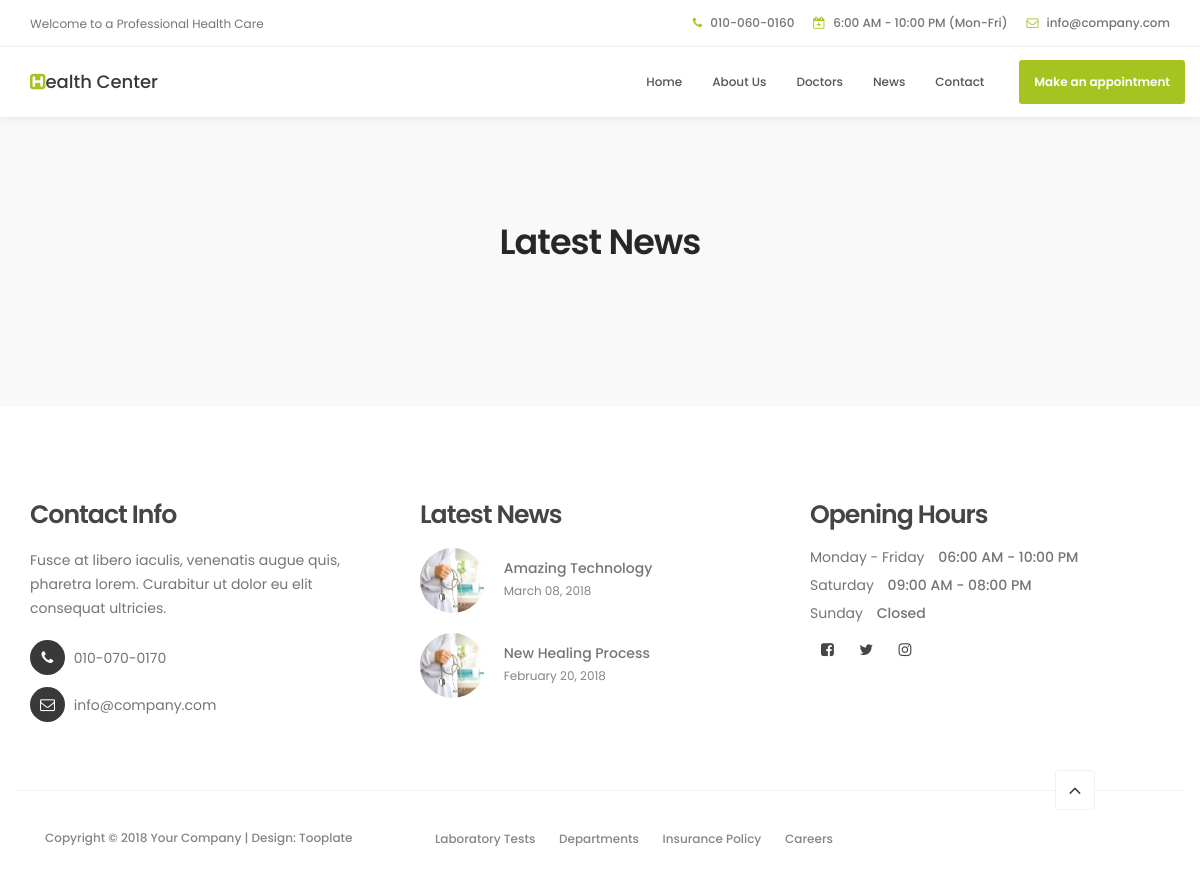
The page /news/ on the database as committed earlier.
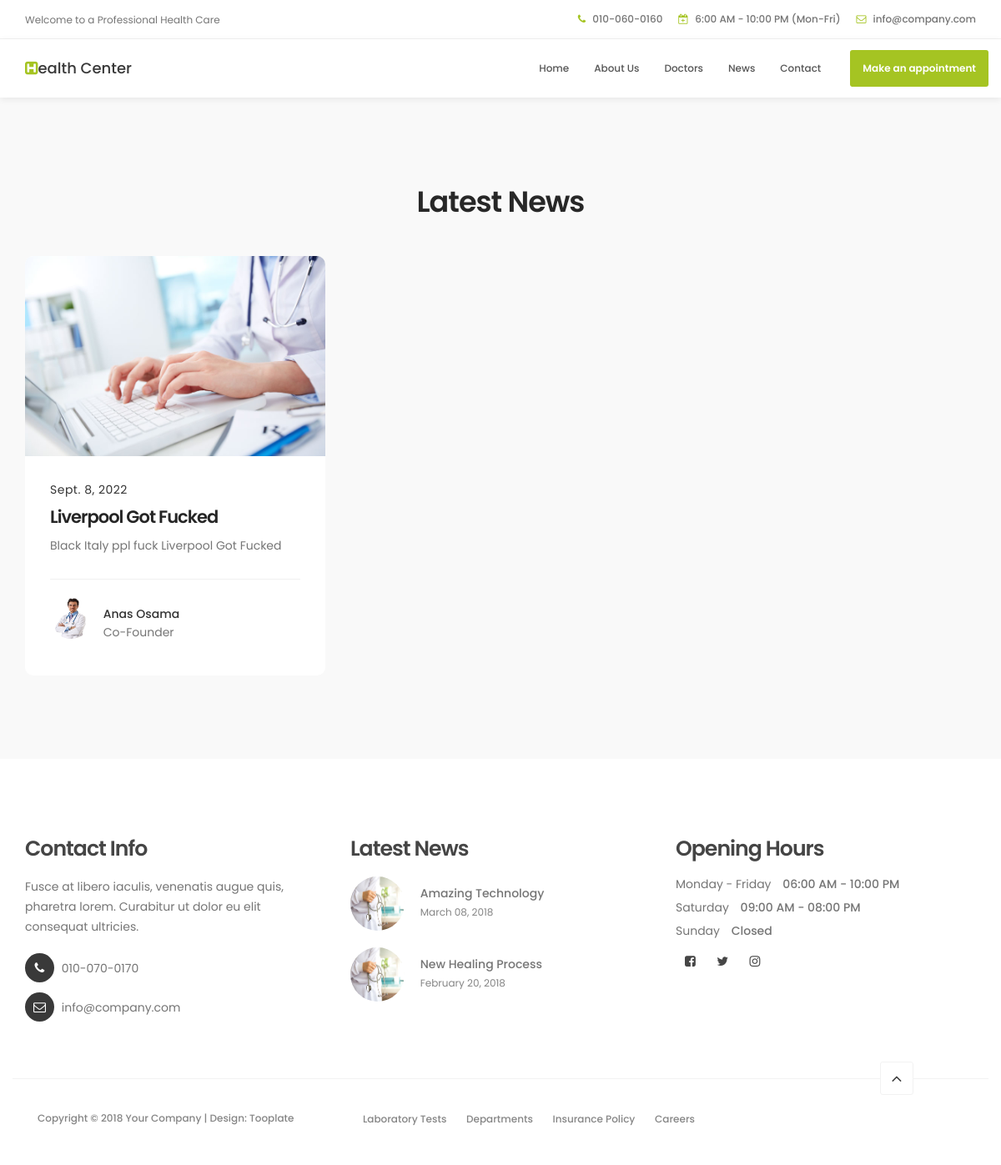
The same page on the database as committed later.
### newsapp/models.py (models this page shows, shortened)
class News(models.Model):
    title = models.CharField(max_length=100)
    body = models.TextField()
    pic = models.ImageField()
    newsdate = models.DateField(null=True, blank=True)
    docname = models.ForeignKey(
        Doctor, on_delete=models.CASCADE, null=True, blank=True)

### doctors/models.py (models this page shows, shortened)
class Doctor(models.Model):
    name = models.CharField(max_length=255)
    birth_date = models.DateField()
    address = models.CharField(max_length=255)
    title  = models.CharField(max_length=150)
    linkedin = models.URLField(blank=True, null=True)
    phone = models.CharField(max_length=12)
    DEPARTMENTS = [
        ('General Health', 'General Health'),
        ('Cardiology', 'Cardiology'),
        ('Dental', 'Dental'),
        ('Medical Research', 'Medical Research')
    ]
    department = models.CharField(max_length=150, choices=DEPARTMENTS)
    doc_pic = models.ImageField(default=None)

### newsapp/views.py (the view)
# urls.py: path('', NewPageView.as_view(), name='news')
class NewPageView(ListView):
    model = News
    context_object_name = 'news_list'
    template_name = 'newsapp/news_list.html'

### newsapp/templates/newsapp/news_list.html (shortened to what this page needs)
{% extends 'base.html' %}
{% block content %}
<section id="news" data-stellar-background-ratio="2.5">
    <div class="container">
        <div class="row">
            <div class="col-md-12 col-sm-12">
                <div class="section-title wow fadeInUp" data-wow-delay="0.1s">
                    <h2>Latest News</h2>
                </div>
            </div>
            {% for new in news_list %}
            <div class="col-md-4 col-sm-6">
                <div class="news-thumb wow fadeInUp" data-wow-delay="0.4s">
                    <a href="/">
                        <img src="images/news-image1.jpg" class="img-responsive" alt="">
                    </a>
                    <div class="news-info">
                        <span>{{new.newsdate}}</span>
                        <h3><a href="news-detail.html">{{ new.title }}</a></h3>
                        <p>{{ new.body }}</p>
                        <div class="author">
                            <img src="{{ new.docname.doc_pic.url }}" class="img-responsive" alt="">
                            <div class="author-info">
                                <h5>{{ new.docname.name }}</h5>
                                <p>{{ new.docname.title }}</p>
                            </div>
                        </div>
                    </div>
                </div>
            </div>
            {% endfor %}
        </div>
    </div>
</section>
{% endblock content %}

### templates/base.html (shortened to what this page needs)
{% load static %}
<!DOCTYPE html>
<html lang="en">
<head>
     <link rel="stylesheet" href="{% static 'bootstrap.min.css' %}">
     <link rel="stylesheet" href="{% static 'font-awesome.min.css' %}">
     <link rel="stylesheet" href="{% static 'animate.css' %}">
     <link rel="stylesheet" href="{% static 'owl.carousel.css' %}">
     <link rel="stylesheet" href="{% static 'owl.theme.default.min.css' %}">
     <link rel="stylesheet" href="{% static 'tooplate-style.css' %}">
</head>
<body id="top" data-spy="scroll" data-target=".navbar-collapse" data-offset="50">
     <header>
          <div class="container">
               <div class="row">
                    <div class="col-md-4 col-sm-5">
                         <p>Welcome to a Professional Health Care</p>
                    </div>
                    <div class="col-md-8 col-sm-7 text-align-right">
                         <span class="phone-icon"><i class="fa fa-phone"></i> 010-060-0160</span>
                         <span class="date-icon"><i class="fa fa-calendar-plus-o"></i> 6:00 AM - 10:00 PM
                              (Mon-Fri)</span>
                         <span class="email-icon"><i class="fa fa-envelope-o"></i> <a
                                   href="#">info@company.com</a></span>
                    </div>
               </div>
          </div>
     </header>
     <section class="navbar navbar-default navbar-static-top" role="navigation">
          <div class="container">
               <div class="navbar-header">
                    <a href="{% url 'home' %}" class="navbar-brand"><i class="fa fa-h-square"></i>ealth Center</a>
               </div>
               <div class="collapse navbar-collapse">
                    <ul class="nav navbar-nav navbar-right">
                         <li><a href="{% url 'home' %}" class="smoothScroll">Home</a></li>
                         <li><a href="{% url 'about' %}" class="smoothScroll">About Us</a></li>
                         <li><a href="{% url 'doctors_list' %}" class="smoothScroll">Doctors</a></li>
                         <li><a href="{% url 'news' %}" class="smoothScroll">News</a></li>
                         <li><a href="#google-map" class="smoothScroll">Contact</a></li>
                         <li class="appointment-btn"><a href="#appointment">Make an appointment</a></li>
                    </ul>
               </div>
          </div>
     </section>
     {% block content %}
     {% endblock content %}
     <footer data-stellar-background-ratio="5">
          <div class="container">
               <div class="row">
                    <div class="col-md-4 col-sm-4">
                         <div class="footer-thumb">
                              <h4 class="wow fadeInUp" data-wow-delay="0.4s">Contact Info</h4>
                              <p>Fusce at libero iaculis, venenatis augue quis, pharetra lorem. Curabitur ut dolor eu
                                   elit consequat ultricies.</p>
                              <div class="contact-info">
                                   <p><i class="fa fa-phone"></i> 010-070-0170</p>
                                   <p><i class="fa fa-envelope-o"></i> <a href="#">info@company.com</a></p>
                              </div>
                         </div>
                    </div>
                    <div class="col-md-4 col-sm-4">
                         <div class="footer-thumb">
                              <h4 class="wow fadeInUp" data-wow-delay="0.4s">Latest News</h4>
                              <div class="latest-stories">
                                   <div class="stories-image">
                                        <a href="#"><img src="{% static 'news-image.jpg' %}" class="img-responsive"
                                                  alt=""></a>
                                   </div>
                                   <div class="stories-info">
                                        <a href="#">
                                             <h5>Amazing Technology</h5>
                                        </a>
                                        <span>March 08, 2018</span>
                                   </div>
                              </div>
                              <div class="latest-stories">
                                   <div class="stories-image">
                                        <a href="#"><img src="{% static 'news-image.jpg' %}" class="img-responsive"
                                                  alt=""></a>
                                   </div>
                                   <div class="stories-info">
                                        <a href="#">
                                             <h5>New Healing Process</h5>
                                        </a>
                                        <span>February 20, 2018</span>
                                   </div>
                              </div>
                         </div>
                    </div>
                    <div class="col-md-4 col-sm-4">
                         <div class="footer-thumb">
                              <div class="opening-hours">
                                   <h4 class="wow fadeInUp" data-wow-delay="0.4s">Opening Hours</h4>
                                   <p>Monday - Friday <span>06:00 AM - 10:00 PM</span></p>
                                   <p>Saturday <span>09:00 AM - 08:00 PM</span></p>
                                   <p>Sunday <span>Closed</span></p>
                              </div>
                              <ul class="social-icon">
                                   <li><a href="#" class="fa fa-facebook-square" attr="facebook icon"></a></li>
                                   <li><a href="#" class="fa fa-twitter"></a></li>
                                   <li><a href="#" class="fa fa-instagram"></a></li>
                              </ul>
                         </div>
                    </div>
                    <div class="col-md-12 col-sm-12 border-top">
                         <div class="col-md-4 col-sm-6">
                              <div class="copyright-text">
                                   <p>Copyright &copy; 2018 Your Company
                                        | Design: Tooplate</p>
                              </div>
                         </div>
                         <div class="col-md-6 col-sm-6">
                              <div class="footer-link">
                                   <a href="#">Laboratory Tests</a>
                                   <a href="#">Departments</a>
                                   <a href="#">Insurance Policy</a>
                                   <a href="#">Careers</a>
                              </div>
                         </div>
                         <div class="col-md-2 col-sm-2 text-align-center">
                              <div class="angle-up-btn">
                                   <a href="#top" class="smoothScroll wow fadeInUp" data-wow-delay="1.2s"><i
                                             class="fa fa-angle-up"></i></a>
                              </div>
                         </div>
                    </div>
               </div>
          </div>
     </footer>
</body>
</html>

Rows that differ between the two databases and show on the page:
added News: newsdate "Sept. 8, 2022", title "Liverpool Got Fucked", body "Black Italy ppl fuck Liverpool Got Fucked", docname.doc_pic (picture), docname.name "Anas Osama", docname "Co-Founder"
